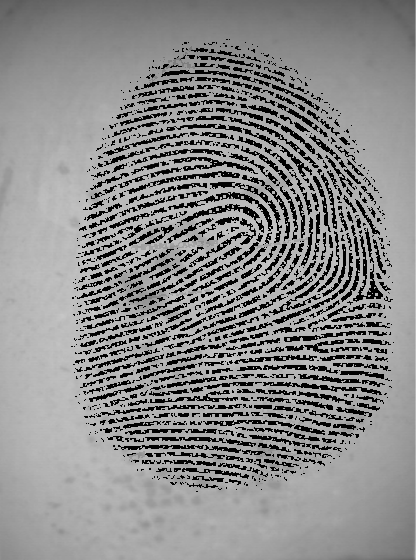
//> input picture src/1.bmp, 416 x 560 px
$ ./BinarisationTest 1.bmp   (built with g++ and OpenCV 4)
//> lines starting //> are read from the running program, lines starting //| are printed output that depends on the picture; after the words box and inside, x2 and y2 are one past the last pixel; in counts of white or black regions, pixels touching at a corner belong together
//> further down, sourceImage is the input picture: 560 rows x 416 cols, CV_8UC1; min 0, max 200, mean 138.3
### lib/extraction/Filter.h
#ifndef FILTER_H_INCLUDED
#define FILTER_H_INCLUDED

#include <opencv2/imgproc/imgproc.hpp>
#include "Minutiae.h"

namespace Filter {

    void filterMinutiae(std::vector<Minutiae>& minutiae);

    double euclideanDistance(int x1, int y1, int x2, int y2);

}

#endif // FILTER_H_INCLUDED

### lib/extraction/Minutiae.h
#ifndef MINUTIAE_H
#define MINUTIAE_H


class Minutiae
{
    public:
        enum Type {BIFURCATION, RIDGEENDING};
        Minutiae(int locX, int locY, Type type);
        virtual ~Minutiae();
        int getLocX();
        int getLocY();
        Type getType();
    protected:
    private:
        int locX;
        int locY;
        Type type;
};

#endif // MINUTIAE_H

### lib/extraction/CrossingNumber.h
#ifndef CROSSINGNUMBER_H_INCLUDED
#define CROSSINGNUMBER_H_INCLUDED

#include <opencv2/imgproc/imgproc.hpp>
#include "Minutiae.h"

namespace crossingNumber {

    void getMinutiae(cv::Mat& im, std::vector<Minutiae>& minutiae, int border );

}

#endif // CROSSINGNUMBER_H_INCLUDED

### lib/thinning/GuoHall.h
#ifndef __GuoHall_H__
#define __GuoHall_H__

#include <opencv2/imgproc/imgproc.hpp>

namespace GuoHall {

    /**
     * Perform one thinning iteration.
     * Normally you wouldn't call this function directly from your code.
     *
     * @param  im    Binary image with range = 0-1
     * @param  iter  0=even, 1=odd
     */
    void thinningIteration(cv::Mat& im, int iter);

    /**
     * Function for thinning the given binary image
     *
     * @param  im  Binary image with range = 0-255
     */
    void thinning(cv::Mat& im);

}

#endif

### lib/optimisation/Ideka.h
#ifndef IDEKA_H_INCLUDED
#define IDEKA_H_INCLUDED

#include <opencv2/imgproc/imgproc.hpp>

namespace ideka {

    void binOptimisation(cv::Mat& im);

    void ridgeEnhancement(cv::Mat& im);

    void valleyEnhancement(cv::Mat& im);

    void flagImage(cv::Mat& im);

    void smooth(cv::Mat& im);

}

#endif // IDEKA_H_INCLUDED

### lib/binarisation/AdaptiveLocalThreshold.h
#ifndef ADAPTIVELOCALTHRESHOLD_H_INCLUDED
#define ADAPTIVELOCALTHRESHOLD_H_INCLUDED

#include <opencv2/imgproc/imgproc.hpp>

namespace localThreshold {

    //ein Bild mit der Adaptive-Local-Threshold-Methode binarisieren
    void binarisation(cv::Mat& im, int numTilesWidth, int numTilesHeight);

}


#endif // ADAPTIVELOCALTHRESHOLD_H_INCLUDED

### lib/extraction/Minutiae.cpp
#include "Minutiae.h"

Minutiae::Minutiae(int x, int y, Type t)
         : locX(x), locY(y), type(t)
{
    Minutiae::markedForErasing = false;
}

Minutiae::~Minutiae()
{
    //dtor
}

// [24 lines left out: functions getLocX, getLocY, getType, setMarkTrue, getMark, not called in this run]

### lib/extraction/CrossingNumber.cpp
#include "CrossingNumber.h"
#include "Minutiae.h"

#include <opencv2/core/core.hpp>
#include <iostream>

using namespace cv;

namespace crossingNumber {

void getMinutiae(Mat& im, std::vector<Minutiae>& minutiae, int border ){
    if(border < 1){
        std::cout<<"Randbereich zu klein gewählt!" << std::endl;
        border = 2;
    }

    int ridgeEndingCount = 0;
    int bifurcationCount = 0;
    for(int i = border; i<=(im.cols-border); i++){
        for(int j = border; j<=(im.rows-border); j++){
            int cn = 0;

            //black pixel found?
            if(im.at<uchar>(cv::Point(i, j)) == 0){
                //iterate through 8-Neighborhood and count all transitions from black to white and reverse
                cn = cn + abs(im.at<uchar>(cv::Point(i-1, j-1))/255 - im.at<uchar>(cv::Point(i  , j-1))/255);
                cn = cn + abs(im.at<uchar>(cv::Point(i  , j-1))/255 - im.at<uchar>(cv::Point(i+1, j-1))/255);
                cn = cn + abs(im.at<uchar>(cv::Point(i+1, j-1))/255 - im.at<uchar>(cv::Point(i+1, j  ))/255);
                cn = cn + abs(im.at<uchar>(cv::Point(i+1, j  ))/255 - im.at<uchar>(cv::Point(i+1, j+1))/255);
                cn = cn + abs(im.at<uchar>(cv::Point(i+1, j+1))/255 - im.at<uchar>(cv::Point(i  , j+1))/255);
                cn = cn + abs(im.at<uchar>(cv::Point(i  , j+1))/255 - im.at<uchar>(cv::Point(i-1, j+1))/255);
                cn = cn + abs(im.at<uchar>(cv::Point(i-1, j+1))/255 - im.at<uchar>(cv::Point(i-1, j  ))/255);
                cn = cn + abs(im.at<uchar>(cv::Point(i-1, j  ))/255 - im.at<uchar>(cv::Point(i-1, j-1))/255);
                cn = cn/2;
                //std::cout<<"cn = " << cn << std::endl;

                if(cn == 1){
                    Minutiae minut(i, j, Minutiae::Type::RIDGEENDING);
                    minutiae.push_back(minut);
                    ridgeEndingCount++;
                }else if(cn == 3){
                    Minutiae minut(i, j, Minutiae::Type::BIFURCATION);
                    minutiae.push_back(minut);
                    bifurcationCount++;
                }
            }
        }
    }
    std::cout<<"Anzahl gefundener Ridge-Endings: " << ridgeEndingCount << std::endl;
    std::cout<<"Anzahl gefundener Bifurcations: " << bifurcationCount << std::endl;
}


}

### lib/thinning/GuoHall.cpp
#include "GuoHall.h"

#include <opencv2/highgui/highgui.hpp>
#include <opencv2/imgproc/imgproc.hpp>

namespace GuoHall {

    /**
     * Perform one thinning iteration.
     * Normally you wouldn't call this function directly from your code.
     *
     * @param  im    Binary image with range = 0-1
     * @param  iter  0=even, 1=odd
     */
    void thinningIteration(cv::Mat& im, int iter)
    {
        cv::Mat marker = cv::Mat::zeros(im.size(), CV_8UC1);

        for (int i = 1; i < im.rows; i++)
        {
            for (int j = 1; j < im.cols; j++)
            {
                uchar p2 = im.at<uchar>(i-1, j);
                uchar p3 = im.at<uchar>(i-1, j+1);
                uchar p4 = im.at<uchar>(i, j+1);
                uchar p5 = im.at<uchar>(i+1, j+1);
                uchar p6 = im.at<uchar>(i+1, j);
                uchar p7 = im.at<uchar>(i+1, j-1);
                uchar p8 = im.at<uchar>(i, j-1);
                uchar p9 = im.at<uchar>(i-1, j-1);

                int C  = (!p2 & (p3 | p4)) + (!p4 & (p5 | p6)) +
                (!p6 & (p7 | p8)) + (!p8 & (p9 | p2));
                int N1 = (p9 | p2) + (p3 | p4) + (p5 | p6) + (p7 | p8);
                int N2 = (p2 | p3) + (p4 | p5) + (p6 | p7) + (p8 | p9);
                int N  = N1 < N2 ? N1 : N2;
                int m  = iter == 0 ? ((p6 | p7 | !p9) & p8) : ((p2 | p3 | !p5) & p4);

                if (C == 1 && (N >= 2 && N <= 3) & m == 0)
                    marker.at<uchar>(i,j) = 1;
            }
        }

        im &= ~marker;
    }

    /**
     * Function for thinning the given binary image
     *
     * @param  im  Binary image with range = 0-255
     */
    void thinning(cv::Mat& im)
    {
        im /= 255;

        cv::Mat prev = cv::Mat::zeros(im.size(), CV_8UC1);
        cv::Mat diff;

        do {
            thinningIteration(im, 0);
            thinningIteration(im, 1);
            cv::absdiff(im, prev, diff);
            im.copyTo(prev);
        }
        while (cv::countNonZero(diff) > 0);

        im *= 255;
    }

} // namespace

### lib/optimisation/Ideka.cpp
#include "Ideka.h"
#include "GuoHall.h"

#include <opencv2/core/core.hpp>        // Basic OpenCV structures (cv::Mat, Scalar)
#include <opencv2/imgproc/imgproc.hpp>
#include <iostream>

namespace ideka {
    using namespace cv;

    void binOptimisation(cv::Mat& im){
        ridgeEnhancement(im);
        valleyEnhancement(im);
        //smooth(im);
        //cv::Mat element = cv::getStructuringElement(cv::MORPH_CROSS, cv::Size(3, 3));
        //morphologyEx( im, im, MORPH_CLOSE, element );
    }

    void ridgeEnhancement(cv::Mat& im){
        cv::Mat source = im.clone();
        cv::bitwise_not(source, source);    //Inverse of the source image for bit-operations

        //smoothing
        smooth(im);

        cv::bitwise_not(im, im);    //Inverse for bit-operations

        //skeletionizing
        GuoHall::thinning(im);

        //dilatation
        cv::Mat element = cv::getStructuringElement(cv::MORPH_CROSS, cv::Size(3, 3));
        cv::dilate( im, im, element );

        //union
        cv::bitwise_or(im, source, im);

        cv::bitwise_not(im, im);    //back transformation
    }

    void valleyEnhancement(cv::Mat& im){
        cv::Mat im2 = im.clone();   //im2 with inverse flagimage
        cv::Mat source = im.clone();
        cv::Mat flagImg = im.clone();    //Flag-image
        flagImage(flagImg);
        cv::Mat flagImgInv = im.clone();  //flag-image inverse
        cv::bitwise_not(flagImg, flagImgInv);

        //inverse all the images (for bit-operations)
        cv::bitwise_not(im, im);
        cv::bitwise_not(im2, im2);
        cv::bitwise_not(flagImg, flagImg);
        cv::bitwise_not(flagImgInv, flagImgInv);

        //source AND flagImage
        cv::bitwise_and(im, flagImg, im);

        //erode source
        cv::Mat element = cv::getStructuringElement(cv::MORPH_CROSS, cv::Size(3, 3));
        cv::erode( im2, im2, element );

        //eroded AND inverse flagImage
        cv::bitwise_and(im2, flagImgInv, im2);

        //Union
        cv::bitwise_or(im, im2, im);

        cv::bitwise_not(im, im);    //back transformation

    }

    void flagImage(cv::Mat& im){
        //smoothing
        smooth(im);

        cv::bitwise_not(im, im);    //Inverse for bit-operations

        //skeletionizing
        GuoHall::thinning(im);

        //dilatation
        cv::Mat element = cv::getStructuringElement(cv::MORPH_CROSS, cv::Size(3, 3));
        cv::dilate( im, im, element );

        cv::bitwise_not(im, im);    //back transformation
    }

    void smooth(cv::Mat& im){
        int numIterations = 1;
        cv::Mat element = cv::getStructuringElement(cv::MORPH_CROSS, cv::Size(3, 3));
        //closing
        morphologyEx( im, im, MORPH_CLOSE, element, Point(-1,-1), numIterations, BORDER_CONSTANT, morphologyDefaultBorderValue() );

        //opening
        //morphologyEx( im, im, MORPH_CLOSE, element, Point(-1,-1), numIterations, BORDER_CONSTANT, morphologyDefaultBorderValue() );
    }


}

### lib/binarisation/AdaptiveLocalThreshold.cpp
#include "AdaptiveLocalThreshold.h"

#include <opencv2/core/core.hpp>        // Basic OpenCV structures (cv::Mat, Scalar)
#include <opencv2/imgproc/imgproc.hpp>
#include <iostream>
#include <algorithm>
#include <iterator>

using namespace cv;

namespace localThreshold {

    void binarisation(cv::Mat& im, int numTilesWidth, int numTilesHeight){
//> called with numTilesWidth = 41, numTilesHeight = 56
        int deltaThreshold = 50;
        int tileWidth = im.cols/numTilesWidth;
        int tileHeight = im.rows/numTilesHeight;
        unsigned int greyValuesAdded = 0;
        unsigned int pixelPerTile = tileWidth * tileHeight;
        unsigned char intensity = 0;
        int numOfTiles = numTilesWidth*numTilesHeight;
        unsigned int thresholds [numOfTiles+numTilesWidth+numTilesHeight+1];  //Randbereiche dazu addiert
        unsigned char deltas [numOfTiles+numTilesWidth+numTilesHeight+1];
        int i, j, k, l, t;
        t = 0;
        // [9 lines of commented-out code are left out]
        for(i = 0; i<=im.cols-tileWidth; i=i+tileWidth){
            for(j = 0; j<=im.rows-tileHeight; j=j+tileHeight){

                unsigned char darkest = 255;
                unsigned char brightest = 0;

                //Iteration durch Tile
                for(k = i; ((k-i)<tileWidth); k++){
                    for(l = j; ((l-j)<tileHeight); l++){
                        //alle Grauwerte aufaddieren
                        intensity = im.at<uchar>(cv::Point(k, l));
                        greyValuesAdded += intensity;

                        //Maximal- und Minimalwert berechnen
                        if(intensity < darkest){
                            darkest = intensity;
                        }else if(intensity>brightest){
                            brightest = intensity;
                        }

                    }
                }
                //Deltas speichern
                deltas[t] = std::abs(brightest-darkest);
                //std::cout << "delta = " << std::abs(brightest-darkest) << std::endl;
                //Druchschnitt der Grauwerte speichern
                thresholds[t] = greyValuesAdded/pixelPerTile;
                //std::cout << "t= " << t << std::endl;
                greyValuesAdded = 0;
                t++;
            }
        }
//> this loop made 41 passes
//> (intensity, t) on passes 1 to 8: (141, 56), (146, 112), (150, 168), (152, 224), (158, 280), (157, 336), (158, 392), (159, 448)
//> after the loop, intensity = 101; greyValuesAdded = 0; t = 2296

        int numOfThresholds = t;
//> numOfThresholds = 2296

        //medianThresholding(thresholds, numOfThresholds);
        //averageThresholding(thresholds, numOfThresholds);
        deltaThresholding(thresholds, numOfThresholds, deltas, deltaThreshold);
//> (this line was passed over: deltaThresholding is not available in this run)

        t = 0;
        //2. Iteration durch das Bild, pro Schritt wird ein Tile bearbeitet
        for(i = 0; i<=im.cols-tileWidth; i=i+tileWidth){
            for(j = 0; j<=im.rows-tileHeight; j=j+tileHeight){

                //Threshold auf Tile anwenden
                for(k = i; ((k-i)<tileWidth); k++){
                    for(l = j; ((l-j)<tileHeight); l++){
                        intensity = im.at<uchar>(cv::Point(k, l));
                        if(intensity >= thresholds[t]){
                            im.at<uchar>(l,k) = 255; //white
                        }else{
                            im.at<uchar>(l,k) = 0; //black
                        }

                    }
                }
                t++;

            }
        }
//> after the loop, intensity = 101; t = 2296
    }

    // [37 lines left out: functions deltaThresholding, medianThresholding, averageThresholding, not called in this run]
}

### src/BinarisationTest.cpp
#include <opencv2/core/core.hpp>
#include <opencv2/highgui/highgui.hpp>
#include <iostream>

#include "AdaptiveLocalThreshold.h"
#include "Ideka.h"
#include "GuoHall.h"
#include "CrossingNumber.h"
#include "Filter.h"

using namespace cv;
using namespace std;

int main( int argc, const char* argv[] )
{

    // First argv is always the binary being executed
    if(argc != 2) {
        std::cout << "Please provide a target file as the parameter..." << std::endl;
        exit(1);
    }

    Mat sourceImage = cv::imread(argv[1], 0);

    if(! sourceImage.data )                              // Check for invalid input
    {
        cout <<  "Could not open or find the image" << endl ;
        return -1;
    }

    Mat img = sourceImage.clone();
    localThreshold::binarisation(img, 41, 56);
    cv::threshold(img, img, 50, 255, cv::THRESH_BINARY);
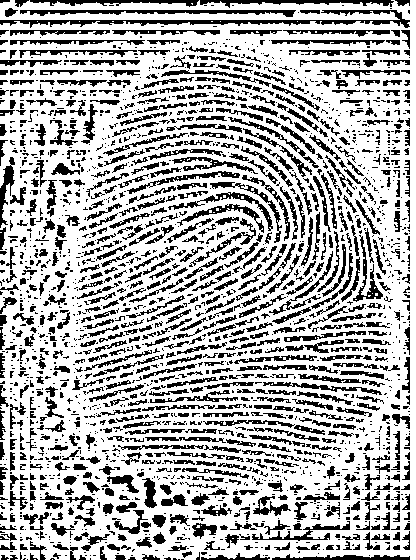
//> img: 560 rows x 416 cols, CV_8UC1; 69.6% white; 2076 black regions (1297 under 20 px), largest, box (x1, y1, x2, y2) and area: (0, 10, 410, 28) 1821, (20, 10, 296, 17) 994, (200, 0, 394, 8) 683
    Mat binImg = img.clone();
    ideka::binOptimisation(img);
//> the loop in thinning (call 2), `do` made 7 passes
//> after the loop in thinning (call 2), `do`:
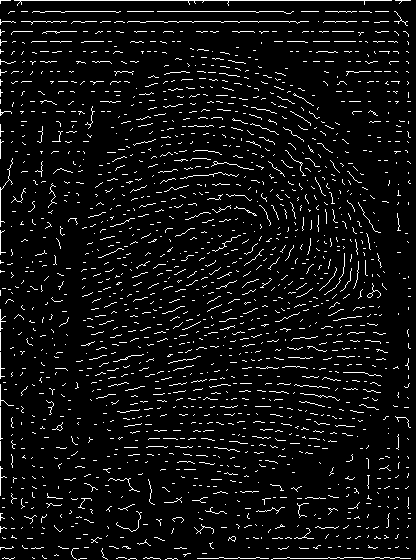
//> im: 560 rows x 416 cols, CV_8UC1; values 0 (black) and 1 (white), 5.9% white in thin lines or dots
//> in valleyEnhancement, `cv::bitwise_and(im2, flagImgInv, im2);`:
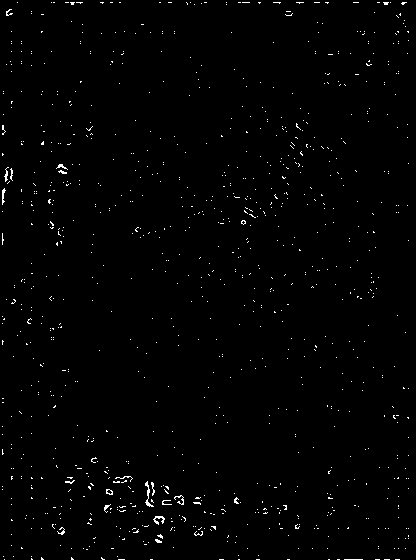
//> im2: 560 rows x 416 cols, CV_8UC1; 1% white in thin lines or dots

    namedWindow( "Originales Bild", WINDOW_AUTOSIZE );  // Create a window for display.
    imshow( "Originales Bild", sourceImage );           // Show our image inside it.
    namedWindow( "Binarisiertes Bild", WINDOW_AUTOSIZE );   // Create a window for display.
    imshow( "Binarisiertes Bild", binImg );                 // Show our image inside it.
    namedWindow( "Optimiertes Bild", WINDOW_AUTOSIZE ); // Create a window for display.
    imshow( "Optimiertes Bild", img );                  // Show our image inside it.

    //skeletionizing
    cv::bitwise_not(img, img);    //Inverse for bit-operations
    GuoHall::thinning(img);
//> the loop in thinning (call 3), `do` made 6 passes
//> pass 1, in thinningIteration (call 29), `im &= ~marker;`:
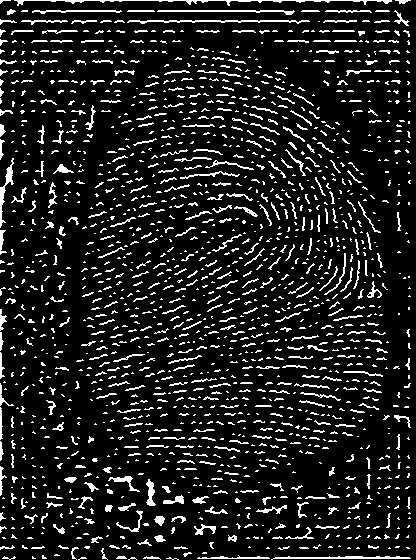
//> im: 560 rows x 416 cols, CV_8UC1; values 0 (black) and 1 (white), 11.9% white in thin lines or dots
//> pass 1, in thinningIteration (call 30), `im &= ~marker;`:
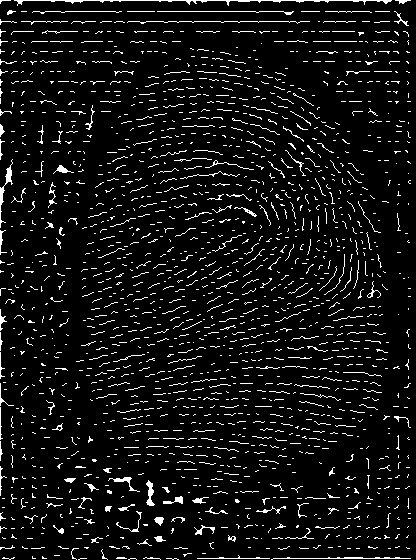
//> im: 560 rows x 416 cols, CV_8UC1; values 0 (black) and 1 (white), 7.1% white in thin lines or dots
//> after the loop in thinning (call 3), `do`:
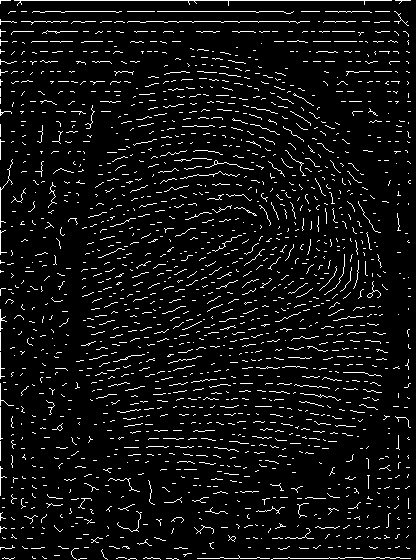
//> im: 560 rows x 416 cols, CV_8UC1; values 0 (black) and 1 (white), 6.2% white in thin lines or dots
//> in thinning (call 3), `im *= 255;`:
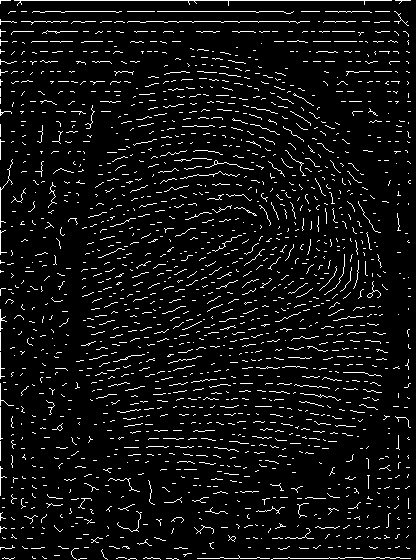
//> im: 560 rows x 416 cols, CV_8UC1; 6.2% white in thin lines or dots
    cv::bitwise_not(img, img);
//> img: 560 rows x 416 cols, CV_8UC1; 93.8% white; black in thin lines or dots
    namedWindow( "Skelettiertes Bild", WINDOW_AUTOSIZE );   // Create a window for display.
    imshow( "Skelettiertes Bild", img );                    // Show our image inside it.

    //Minutiae-Extraction
    vector<Minutiae> minutiae;
    crossingNumber::getMinutiae(img, minutiae, 30);
//> (the run ends here: the program needs code that is not available in this run, at `Minutiae::markedForErasing = false;`)

$ run again, on src/3.bmp
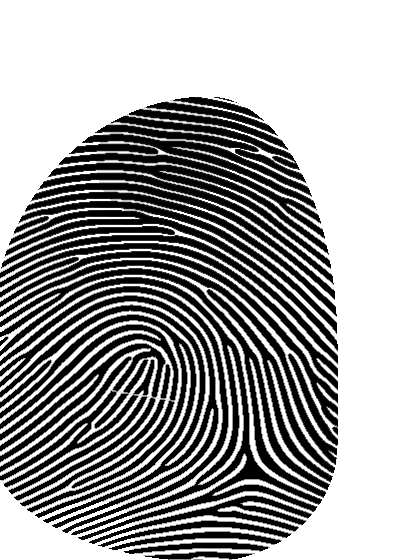
//> input picture src/3.bmp, 416 x 560 px
//> sourceImage is the input picture: 560 rows x 416 cols, CV_8UC1; min 0, max 255, mean 162.2
//> the loop in binarisation, `for(i = 0; i<=im.cols-tileWidth; i=i+tileWidth)` made 41 passes
//> (intensity, t) on passes 1 to 8: (255, 56), (255, 112), (255, 168), (255, 224), (255, 280), (255, 336), (255, 392), (255, 448)
//> after the loop in binarisation, `for(i = 0; i<=im.cols-tileWidth; i=i+tileWidth)`: intensity = 255; greyValuesAdded = 0; t = 2296
//> after the loop in binarisation, `for(i = 0; i<=im.cols-tileWidth; i=i+tileWidth)`:
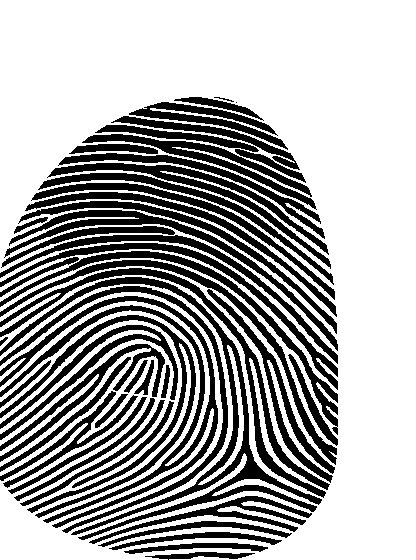
//> im: 560 rows x 416 cols, CV_8UC1; 66% white; 49 black regions (1 under 20 px), largest, box (x1, y1, x2, y2) and area: (0, 277, 322, 540) 6093, (0, 296, 218, 528) 5624, (0, 268, 330, 498) 4196
//> after the loop in binarisation, `for(i = 0; i<=im.cols-tileWidth; i=i+tileWidth)`: intensity = 255; t = 2296
//> the loop in thinning (call 2), `do` made 10 passes
//> the loop in thinning (call 3), `do` made 9 passes
//> in thinning (call 3), `im *= 255;`:
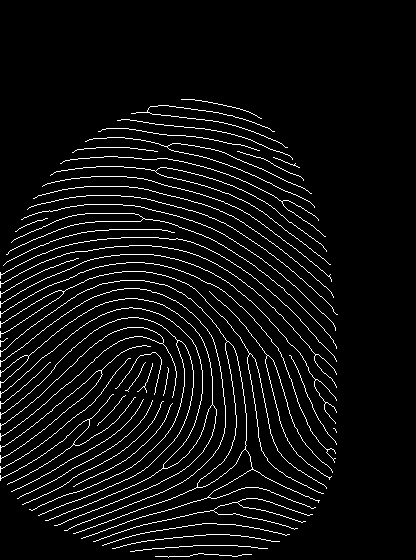
//> im: 560 rows x 416 cols, CV_8UC1; 5.5% white in thin lines or dots, all inside (x1, y1, x2, y2) = (0, 99, 338, 558)
